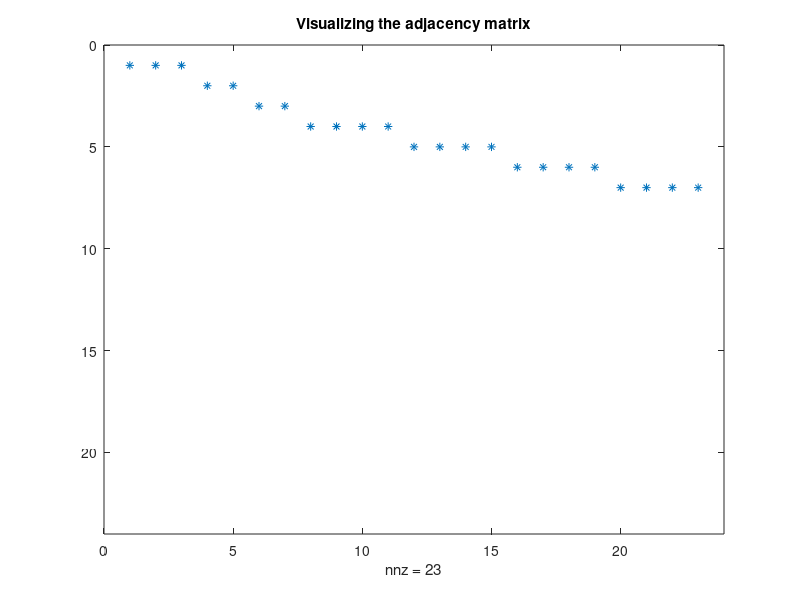
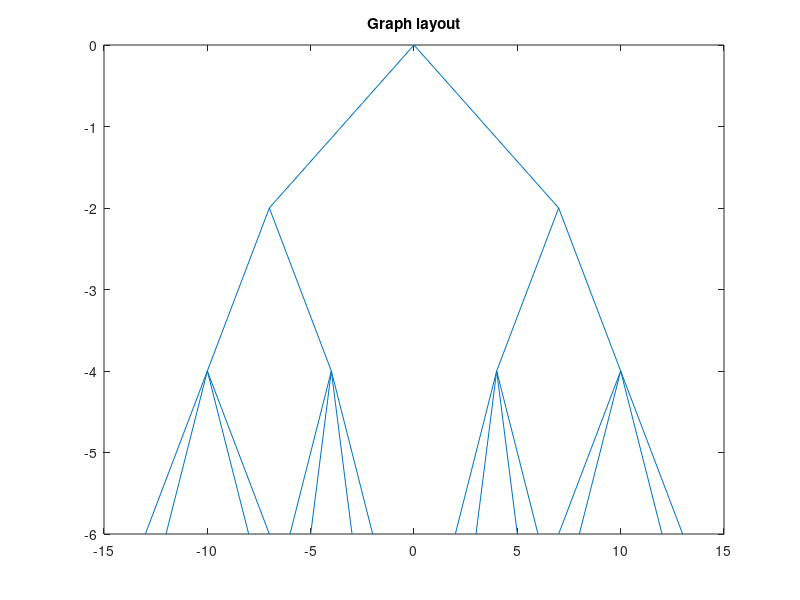

Write the MATLAB code that produced these figures, in order. (Note: this script raises an error after producing the figures.)
%% Fully arborescent site
U={'home','meta_liste_produit1','meta_liste_produit2','liste_produit1','liste_produit2','liste_produit3','liste_produit4','fiche_produit1','fiche_produit2','fiche_produit3','fiche_produit4','fiche_produit5','fiche_produit6','fiche_produit7','fiche_produit8','fiche_produit9','fiche_produit10','fiche_produit11','fiche_produit12','fiche_produit13','fiche_produit14','fiche_produit15','fiche_produit16'};

coordinates = [...
    0,0;...
    -7,-2;...
    7,-2;...
    -10,-4;...
    -4,-4;...
    4,-4;...
    10,-4;...
    -13,-6;...
    -12,-6;...
    -8,-6;...
    -7,-6;...
    -6,-6;...
    -5,-6;...
    -3,-6;...
    -2,-6;...
    2,-6;...
    3,-6;...
    5,-6;...
    6,-6;...
    7,-6;...
    8,-6;...
    12,-6;...
    13,-6;...
    ];

G=[...
    1 1 1 0 0 0 0 0 0 0 0 0 0 0 0 0 0 0 0 0 0 0 0;...
    0 0 0 1 1 0 0 0 0 0 0 0 0 0 0 0 0 0 0 0 0 0 0;...
    0 0 0 0 0 1 1 0 0 0 0 0 0 0 0 0 0 0 0 0 0 0 0;...
    0 0 0 0 0 0 0 1 1 1 1 0 0 0 0 0 0 0 0 0 0 0 0;...
    0 0 0 0 0 0 0 0 0 0 0 1 1 1 1 0 0 0 0 0 0 0 0;...
    0 0 0 0 0 0 0 0 0 0 0 0 0 0 0 1 1 1 1 0 0 0 0;...
    0 0 0 0 0 0 0 0 0 0 0 0 0 0 0 0 0 0 0 1 1 1 1;...
    0 0 0 0 0 0 0 0 0 0 0 0 0 0 0 0 0 0 0 0 0 0 0;...
    0 0 0 0 0 0 0 0 0 0 0 0 0 0 0 0 0 0 0 0 0 0 0;...
    0 0 0 0 0 0 0 0 0 0 0 0 0 0 0 0 0 0 0 0 0 0 0;...
    0 0 0 0 0 0 0 0 0 0 0 0 0 0 0 0 0 0 0 0 0 0 0;...
    0 0 0 0 0 0 0 0 0 0 0 0 0 0 0 0 0 0 0 0 0 0 0;...
    0 0 0 0 0 0 0 0 0 0 0 0 0 0 0 0 0 0 0 0 0 0 0;...
    0 0 0 0 0 0 0 0 0 0 0 0 0 0 0 0 0 0 0 0 0 0 0;...
    0 0 0 0 0 0 0 0 0 0 0 0 0 0 0 0 0 0 0 0 0 0 0;...
    0 0 0 0 0 0 0 0 0 0 0 0 0 0 0 0 0 0 0 0 0 0 0;...
    0 0 0 0 0 0 0 0 0 0 0 0 0 0 0 0 0 0 0 0 0 0 0;...
    0 0 0 0 0 0 0 0 0 0 0 0 0 0 0 0 0 0 0 0 0 0 0;...
    0 0 0 0 0 0 0 0 0 0 0 0 0 0 0 0 0 0 0 0 0 0 0;...
    0 0 0 0 0 0 0 0 0 0 0 0 0 0 0 0 0 0 0 0 0 0 0;...
    0 0 0 0 0 0 0 0 0 0 0 0 0 0 0 0 0 0 0 0 0 0 0;...
    0 0 0 0 0 0 0 0 0 0 0 0 0 0 0 0 0 0 0 0 0 0 0;...
    0 0 0 0 0 0 0 0 0 0 0 0 0 0 0 0 0 0 0 0 0 0 0;...
    ];

%% Visualizing the adjacency matrix
figure;
spy(G)
title('Visualizing the adjacency matrix')
figure;
gplot(G,coordinates)
title('Graph layout')
figure;
gObj = biograph(G,U)
% The |view| method lays out the graph and displays it in a figure. 
gObj = view(gObj);


%% Computing the page rank
%pagerank;
pagerankbis(U,G);

%% Another configuration : siloing up to the home
G=[...
    1 1 1 0 0 0 0 0 0 0 0 0 0 0 0 0 0 0 0 0 0 0 0;...
    1 0 0 1 1 0 0 0 0 0 0 0 0 0 0 0 0 0 0 0 0 0 0;...
    1 0 0 0 0 1 1 0 0 0 0 0 0 0 0 0 0 0 0 0 0 0 0;...
    1 1 0 0 0 0 0 1 1 1 1 0 0 0 0 0 0 0 0 0 0 0 0;...
    1 1 0 0 0 0 0 0 0 0 0 1 1 1 1 0 0 0 0 0 0 0 0;...
    1 0 1 0 0 0 0 0 0 0 0 0 0 0 0 1 1 1 1 0 0 0 0;...
    1 0 1 0 0 0 0 0 0 0 0 0 0 0 0 0 0 0 0 1 1 1 1;...
    1 1 0 1 0 0 0 0 0 0 0 0 0 0 0 0 0 0 0 0 0 0 0;...
    1 1 0 1 0 0 0 0 0 0 0 0 0 0 0 0 0 0 0 0 0 0 0;...
    1 1 0 1 0 0 0 0 0 0 0 0 0 0 0 0 0 0 0 0 0 0 0;...
    1 1 0 1 0 0 0 0 0 0 0 0 0 0 0 0 0 0 0 0 0 0 0;...
    1 1 0 0 1 0 0 0 0 0 0 0 0 0 0 0 0 0 0 0 0 0 0;...
    1 1 0 0 1 0 0 0 0 0 0 0 0 0 0 0 0 0 0 0 0 0 0;...
    1 1 0 0 1 0 0 0 0 0 0 0 0 0 0 0 0 0 0 0 0 0 0;...
    1 1 0 0 1 0 0 0 0 0 0 0 0 0 0 0 0 0 0 0 0 0 0;...
    1 0 1 0 0 1 0 0 0 0 0 0 0 0 0 0 0 0 0 0 0 0 0;...
    1 0 1 0 0 1 0 0 0 0 0 0 0 0 0 0 0 0 0 0 0 0 0;...
    1 0 1 0 0 1 0 0 0 0 0 0 0 0 0 0 0 0 0 0 0 0 0;...
    1 0 1 0 0 1 0 0 0 0 0 0 0 0 0 0 0 0 0 0 0 0 0;...
    1 0 1 0 0 0 1 0 0 0 0 0 0 0 0 0 0 0 0 0 0 0 0;...
    1 0 1 0 0 0 1 0 0 0 0 0 0 0 0 0 0 0 0 0 0 0 0;...
    1 0 1 0 0 0 1 0 0 0 0 0 0 0 0 0 0 0 0 0 0 0 0;...
    1 0 1 0 0 0 1 0 0 0 0 0 0 0 0 0 0 0 0 0 0 0 0;...
    ];

%% Visualizing the adjacency matrix
figure;
spy(G)
title('Visualizing the adjacency matrix')
figure;
gplot(G,coordinates)
title('Graph layout')
figure;
gObj = biograph(G,U)
% The |view| method lays out the graph and displays it in a figure. 
gObj = view(gObj);

%% Graph visualization
% This gives some indication of the number of edges of the graph and also
% shows that the graph is not symmetric and, hence, is a directed graph.
% However, it is difficult to visualize what is going on. The |biograph|
% object is another way of representing a graph.


%% Computing the page rank
%pagerank;
pagerankbis(U,G);

%% Another configuration : links every where up to the home : no siloing
G=[...
    1 1 1 0 0 0 0 0 0 0 0 0 0 0 0 0 0 0 0 0 0 0 0;...
    1 0 0 1 1 0 0 0 0 0 0 0 0 0 0 0 0 0 0 0 0 0 0;...
    1 0 0 0 0 1 1 0 0 0 0 0 0 0 0 0 0 0 0 0 0 0 0;...
    1 1 1 0 0 0 0 1 1 1 1 0 0 0 0 0 0 0 0 0 0 0 0;...
    1 1 1 0 0 0 0 0 0 0 0 1 1 1 1 0 0 0 0 0 0 0 0;...
    1 1 1 0 0 0 0 0 0 0 0 0 0 0 0 1 1 1 1 0 0 0 0;...
    1 1 1 0 0 0 0 0 0 0 0 0 0 0 0 0 0 0 0 1 1 1 1;...
    1 1 1 1 1 1 1 0 0 0 0 0 0 0 0 0 0 0 0 0 0 0 0;...
    1 1 1 1 1 1 1 0 0 0 0 0 0 0 0 0 0 0 0 0 0 0 0;...
    1 1 1 1 1 1 1 0 0 0 0 0 0 0 0 0 0 0 0 0 0 0 0;...
    1 1 1 1 1 1 1 0 0 0 0 0 0 0 0 0 0 0 0 0 0 0 0;...
    1 1 1 1 1 1 1 0 0 0 0 0 0 0 0 0 0 0 0 0 0 0 0;...
    1 1 1 1 1 1 1 0 0 0 0 0 0 0 0 0 0 0 0 0 0 0 0;...
    1 1 1 1 1 1 1 0 0 0 0 0 0 0 0 0 0 0 0 0 0 0 0;...
    1 1 1 1 1 1 1 0 0 0 0 0 0 0 0 0 0 0 0 0 0 0 0;...
    1 1 1 1 1 1 1 0 0 0 0 0 0 0 0 0 0 0 0 0 0 0 0;...
    1 1 1 1 1 1 1 0 0 0 0 0 0 0 0 0 0 0 0 0 0 0 0;...
    1 1 1 1 1 1 1 0 0 0 0 0 0 0 0 0 0 0 0 0 0 0 0;...
    1 1 1 1 1 1 1 0 0 0 0 0 0 0 0 0 0 0 0 0 0 0 0;...
    1 1 1 1 1 1 1 0 0 0 0 0 0 0 0 0 0 0 0 0 0 0 0;...
    1 1 1 1 1 1 1 0 0 0 0 0 0 0 0 0 0 0 0 0 0 0 0;...
    1 1 1 1 1 1 1 0 0 0 0 0 0 0 0 0 0 0 0 0 0 0 0;...
    1 1 1 1 1 1 1 0 0 0 0 0 0 0 0 0 0 0 0 0 0 0 0;...
    ];

%% Visualizing the adjacency matrix
figure;
spy(G)
title('Visualizing the adjacency matrix')
gplot(G,coordinates)
title('Graph layout')
figure;
gObj = biograph(G,U)
% The |view| method lays out the graph and displays it in a figure. 
gObj = view(gObj);

%% Computing the page rank
%pagerank;
pagerankbis(U,G);

%% Another configuration : siloing up to the n-2
G=[...
    1 1 1 0 0 0 0 0 0 0 0 0 0 0 0 0 0 0 0 0 0 0 0;...
    1 0 0 1 1 0 0 0 0 0 0 0 0 0 0 0 0 0 0 0 0 0 0;...
    1 0 0 0 0 1 1 0 0 0 0 0 0 0 0 0 0 0 0 0 0 0 0;...
    1 1 0 0 0 0 0 1 1 1 1 0 0 0 0 0 0 0 0 0 0 0 0;...
    1 1 0 0 0 0 0 0 0 0 0 1 1 1 1 0 0 0 0 0 0 0 0;...
    1 0 1 0 0 0 0 0 0 0 0 0 0 0 0 1 1 1 1 0 0 0 0;...
    1 0 1 0 0 0 0 0 0 0 0 0 0 0 0 0 0 0 0 1 1 1 1;...
    0 1 0 1 0 0 0 0 0 0 0 0 0 0 0 0 0 0 0 0 0 0 0;...
    0 1 0 1 0 0 0 0 0 0 0 0 0 0 0 0 0 0 0 0 0 0 0;...
    0 1 0 1 0 0 0 0 0 0 0 0 0 0 0 0 0 0 0 0 0 0 0;...
    0 1 0 1 0 0 0 0 0 0 0 0 0 0 0 0 0 0 0 0 0 0 0;...
    0 1 0 0 1 0 0 0 0 0 0 0 0 0 0 0 0 0 0 0 0 0 0;...
    0 1 0 0 1 0 0 0 0 0 0 0 0 0 0 0 0 0 0 0 0 0 0;...
    0 1 0 0 1 0 0 0 0 0 0 0 0 0 0 0 0 0 0 0 0 0 0;...
    0 1 0 0 1 0 0 0 0 0 0 0 0 0 0 0 0 0 0 0 0 0 0;...
    0 0 1 0 0 1 0 0 0 0 0 0 0 0 0 0 0 0 0 0 0 0 0;...
    0 0 1 0 0 1 0 0 0 0 0 0 0 0 0 0 0 0 0 0 0 0 0;...
    0 0 1 0 0 1 0 0 0 0 0 0 0 0 0 0 0 0 0 0 0 0 0;...
    0 0 1 0 0 1 0 0 0 0 0 0 0 0 0 0 0 0 0 0 0 0 0;...
    0 0 1 0 0 0 1 0 0 0 0 0 0 0 0 0 0 0 0 0 0 0 0;...
    0 0 1 0 0 0 1 0 0 0 0 0 0 0 0 0 0 0 0 0 0 0 0;...
    0 0 1 0 0 0 1 0 0 0 0 0 0 0 0 0 0 0 0 0 0 0 0;...
    0 0 1 0 0 0 1 0 0 0 0 0 0 0 0 0 0 0 0 0 0 0 0;...
    ];

%% Visualizing the adjacency matrix
figure;
spy(G)
title('Visualizing the adjacency matrix')
gplot(G,coordinates)
title('Graph layout')
figure;
gObj = biograph(G,U)
% The |view| method lays out the graph and displays it in a figure. 
gObj = view(gObj);

%% Computing the page rank
%pagerank;
pagerankbis(U,G);

%% Another configuration : links every where up to the n-2 : no siloing
G=[...
    1 1 1 0 0 0 0 0 0 0 0 0 0 0 0 0 0 0 0 0 0 0 0;...
    1 0 0 1 1 0 0 0 0 0 0 0 0 0 0 0 0 0 0 0 0 0 0;...
    1 0 0 0 0 1 1 0 0 0 0 0 0 0 0 0 0 0 0 0 0 0 0;...
    1 1 1 0 0 0 0 1 1 1 1 0 0 0 0 0 0 0 0 0 0 0 0;...
    1 1 1 0 0 0 0 0 0 0 0 1 1 1 1 0 0 0 0 0 0 0 0;...
    1 1 1 0 0 0 0 0 0 0 0 0 0 0 0 1 1 1 1 0 0 0 0;...
    1 1 1 0 0 0 0 0 0 0 0 0 0 0 0 0 0 0 0 1 1 1 1;...
    0 1 1 1 1 1 1 0 0 0 0 0 0 0 0 0 0 0 0 0 0 0 0;...
    0 1 1 1 1 1 1 0 0 0 0 0 0 0 0 0 0 0 0 0 0 0 0;...
    0 1 1 1 1 1 1 0 0 0 0 0 0 0 0 0 0 0 0 0 0 0 0;...
    0 1 1 1 1 1 1 0 0 0 0 0 0 0 0 0 0 0 0 0 0 0 0;...
    0 1 1 1 1 1 1 0 0 0 0 0 0 0 0 0 0 0 0 0 0 0 0;...
    0 1 1 1 1 1 1 0 0 0 0 0 0 0 0 0 0 0 0 0 0 0 0;...
    0 1 1 1 1 1 1 0 0 0 0 0 0 0 0 0 0 0 0 0 0 0 0;...
    0 1 1 1 1 1 1 0 0 0 0 0 0 0 0 0 0 0 0 0 0 0 0;...
    0 1 1 1 1 1 1 0 0 0 0 0 0 0 0 0 0 0 0 0 0 0 0;...
    0 1 1 1 1 1 1 0 0 0 0 0 0 0 0 0 0 0 0 0 0 0 0;...
    0 1 1 1 1 1 1 0 0 0 0 0 0 0 0 0 0 0 0 0 0 0 0;...
    0 1 1 1 1 1 1 0 0 0 0 0 0 0 0 0 0 0 0 0 0 0 0;...
    0 1 1 1 1 1 1 0 0 0 0 0 0 0 0 0 0 0 0 0 0 0 0;...
    0 1 1 1 1 1 1 0 0 0 0 0 0 0 0 0 0 0 0 0 0 0 0;...
    0 1 1 1 1 1 1 0 0 0 0 0 0 0 0 0 0 0 0 0 0 0 0;...
    0 1 1 1 1 1 1 0 0 0 0 0 0 0 0 0 0 0 0 0 0 0 0;...
    ];

%% Visualizing the adjacency matrix
figure;
spy(G)
title('Visualizing the adjacency matrix')
gplot(G,coordinates)
title('Graph layout')
figure;
gObj = biograph(G,U)
% The |view| method lays out the graph and displays it in a figure. 
gObj = view(gObj);

%% Computing the page rank
%pagerank;
pagerankbis(U,G);

%% Another configuration : siloing up to the n-1
G=[...
    1 1 1 0 0 0 0 0 0 0 0 0 0 0 0 0 0 0 0 0 0 0 0;...
    1 0 0 1 1 0 0 0 0 0 0 0 0 0 0 0 0 0 0 0 0 0 0;...
    1 0 0 0 0 1 1 0 0 0 0 0 0 0 0 0 0 0 0 0 0 0 0;...
    0 1 0 0 0 0 0 1 1 1 1 0 0 0 0 0 0 0 0 0 0 0 0;...
    0 1 0 0 0 0 0 0 0 0 0 1 1 1 1 0 0 0 0 0 0 0 0;...
    0 0 1 0 0 0 0 0 0 0 0 0 0 0 0 1 1 1 1 0 0 0 0;...
    0 0 1 0 0 0 0 0 0 0 0 0 0 0 0 0 0 0 0 1 1 1 1;...
    0 0 0 1 0 0 0 0 0 0 0 0 0 0 0 0 0 0 0 0 0 0 0;...
    0 0 0 1 0 0 0 0 0 0 0 0 0 0 0 0 0 0 0 0 0 0 0;...
    0 0 0 1 0 0 0 0 0 0 0 0 0 0 0 0 0 0 0 0 0 0 0;...
    0 0 0 1 0 0 0 0 0 0 0 0 0 0 0 0 0 0 0 0 0 0 0;...
    0 0 0 0 1 0 0 0 0 0 0 0 0 0 0 0 0 0 0 0 0 0 0;...
    0 0 0 0 1 0 0 0 0 0 0 0 0 0 0 0 0 0 0 0 0 0 0;...
    0 0 0 0 1 0 0 0 0 0 0 0 0 0 0 0 0 0 0 0 0 0 0;...
    0 0 0 0 1 0 0 0 0 0 0 0 0 0 0 0 0 0 0 0 0 0 0;...
    0 0 0 0 0 1 0 0 0 0 0 0 0 0 0 0 0 0 0 0 0 0 0;...
    0 0 0 0 0 1 0 0 0 0 0 0 0 0 0 0 0 0 0 0 0 0 0;...
    0 0 0 0 0 1 0 0 0 0 0 0 0 0 0 0 0 0 0 0 0 0 0;...
    0 0 0 0 0 1 0 0 0 0 0 0 0 0 0 0 0 0 0 0 0 0 0;...
    0 0 0 0 0 0 1 0 0 0 0 0 0 0 0 0 0 0 0 0 0 0 0;...
    0 0 0 0 0 0 1 0 0 0 0 0 0 0 0 0 0 0 0 0 0 0 0;...
    0 0 0 0 0 0 1 0 0 0 0 0 0 0 0 0 0 0 0 0 0 0 0;...
    0 0 0 0 0 0 1 0 0 0 0 0 0 0 0 0 0 0 0 0 0 0 0;...
    ];

%% Visualizing the adjacency matrix
figure;
spy(G)
title('Visualizing the adjacency matrix')
gplot(G,coordinates)
title('Graph layout')
figure;
gObj = biograph(G,U)
% The |view| method lays out the graph and displays it in a figure. 
gObj = view(gObj);

%% Computing the page rank
%pagerank;
pagerankbis(U,G);

%% Another configuration : links every where up to the n-1 : no siloing
G=[...
    1 1 1 0 0 0 0 0 0 0 0 0 0 0 0 0 0 0 0 0 0 0 0;...
    1 0 0 1 1 0 0 0 0 0 0 0 0 0 0 0 0 0 0 0 0 0 0;...
    1 0 0 0 0 1 1 0 0 0 0 0 0 0 0 0 0 0 0 0 0 0 0;...
    0 1 1 0 0 0 0 1 1 1 1 0 0 0 0 0 0 0 0 0 0 0 0;...
    0 1 1 0 0 0 0 0 0 0 0 1 1 1 1 0 0 0 0 0 0 0 0;...
    0 1 1 0 0 0 0 0 0 0 0 0 0 0 0 1 1 1 1 0 0 0 0;...
    0 1 1 0 0 0 0 0 0 0 0 0 0 0 0 0 0 0 0 1 1 1 1;...
    0 0 0 1 1 1 1 0 0 0 0 0 0 0 0 0 0 0 0 0 0 0 0;...
    0 0 0 1 1 1 1 0 0 0 0 0 0 0 0 0 0 0 0 0 0 0 0;...
    0 0 0 1 1 1 1 0 0 0 0 0 0 0 0 0 0 0 0 0 0 0 0;...
    0 0 0 1 1 1 1 0 0 0 0 0 0 0 0 0 0 0 0 0 0 0 0;...
    0 0 0 1 1 1 1 0 0 0 0 0 0 0 0 0 0 0 0 0 0 0 0;...
    0 0 0 1 1 1 1 0 0 0 0 0 0 0 0 0 0 0 0 0 0 0 0;...
    0 0 0 1 1 1 1 0 0 0 0 0 0 0 0 0 0 0 0 0 0 0 0;...
    0 0 0 1 1 1 1 0 0 0 0 0 0 0 0 0 0 0 0 0 0 0 0;...
    0 0 0 1 1 1 1 0 0 0 0 0 0 0 0 0 0 0 0 0 0 0 0;...
    0 0 0 1 1 1 1 0 0 0 0 0 0 0 0 0 0 0 0 0 0 0 0;...
    0 0 0 1 1 1 1 0 0 0 0 0 0 0 0 0 0 0 0 0 0 0 0;...
    0 0 0 1 1 1 1 0 0 0 0 0 0 0 0 0 0 0 0 0 0 0 0;...
    0 0 0 1 1 1 1 0 0 0 0 0 0 0 0 0 0 0 0 0 0 0 0;...
    0 0 0 1 1 1 1 0 0 0 0 0 0 0 0 0 0 0 0 0 0 0 0;...
    0 0 0 1 1 1 1 0 0 0 0 0 0 0 0 0 0 0 0 0 0 0 0;...
    0 0 0 1 1 1 1 0 0 0 0 0 0 0 0 0 0 0 0 0 0 0 0;...
    ];

%% Visualizing the adjacency matrix
figure;
spy(G)
title('Visualizing the adjacency matrix')
gplot(G,coordinates)
title('Graph layout')
figure;
gObj = biograph(G,U)
% The |view| method lays out the graph and displays it in a figure. 
gObj = view(gObj);

%% Computing the page rank
%pagerank;
pagerankbis(U,G);